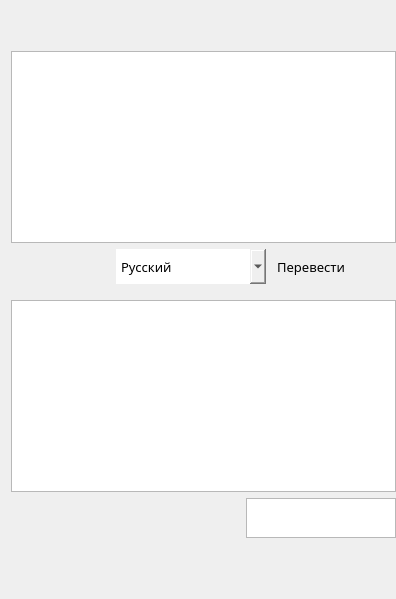
      <widget class="QWidget" name="page_4">
       <layout class="QVBoxLayout" name="verticalLayout_2">
        <property name="sizeConstraint">
         <enum>QLayout::SizeConstraint::SetMinimumSize</enum>
        </property>
        <property name="rightMargin">
         <number>0</number>
        </property>
        <item>
         <spacer name="verticalSpacer_5">
          <property name="orientation">
           <enum>Qt::Orientation::Vertical</enum>
          </property>
          <property name="sizeType">
           <enum>QSizePolicy::Policy::Fixed</enum>
          </property>
          <property name="sizeHint" stdset="0">
           <size>
            <width>15</width>
            <height>40</height>
           </size>
          </property>
         </spacer>
        </item>
        <item>
         <widget class="QTextEdit" name="translator_input">
          <property name="styleSheet">
           <string notr="true"/>
          </property>
         </widget>
        </item>
        <item>
         <layout class="QHBoxLayout" name="horizontalLayout_2" stretch="0,0,0,0,0,0">
          <property name="spacing">
           <number>0</number>
          </property>
          <property name="sizeConstraint">
           <enum>QLayout::SizeConstraint::SetDefaultConstraint</enum>
          </property>
          <property name="leftMargin">
           <number>0</number>
          </property>
          <property name="topMargin">
           <number>0</number>
          </property>
          <property name="bottomMargin">
           <number>10</number>
          </property>
          <item>
           <widget class="QPushButton" name="translate_paste">
            <property name="sizePolicy">
             <sizepolicy hsizetype="MinimumExpanding" vsizetype="Fixed">
              <horstretch>0</horstretch>
              <verstretch>0</verstretch>
             </sizepolicy>
            </property>
            <property name="minimumSize">
             <size>
              <width>35</width>
              <height>35</height>
             </size>
            </property>
            <property name="maximumSize">
             <size>
              <width>35</width>
              <height>35</height>
             </size>
            </property>
            <property name="font">
             <font>
              <family>Calibri</family>
              <pointsize>10</pointsize>
             </font>
            </property>
            <property name="cursor">
             <cursorShape>PointingHandCursor</cursorShape>
            </property>
            <property name="styleSheet">
             <string notr="true">QPushButton {
    border: 0px solid transparent;
    border-radius: 0px;
    border-top-left-radius: 5px;
    border-bottom-left-radius: 5px;
}</string>
            </property>
            <property name="text">
             <string/>
            </property>
            <property name="icon">
             <iconset>
              <normaloff>icons/dark/paste.png</normaloff>icons/dark/paste.png</iconset>
            </property>
            <property name="iconSize">
             <size>
              <width>24</width>
              <height>24</height>
             </size>
            </property>
           </widget>
          </item>
          <item>
           <widget class="QPushButton" name="translatecopy">
            <property name="sizePolicy">
             <sizepolicy hsizetype="MinimumExpanding" vsizetype="Fixed">
              <horstretch>0</horstretch>
              <verstretch>0</verstretch>
             </sizepolicy>
            </property>
            <property name="minimumSize">
             <size>
              <width>35</width>
              <height>35</height>
             </size>
            </property>
            <property name="maximumSize">
             <size>
              <width>35</width>
              <height>35</height>
             </size>
            </property>
            <property name="font">
             <font>
              <family>Calibri</family>
              <pointsize>10</pointsize>
             </font>
            </property>
            <property name="cursor">
             <cursorShape>PointingHandCursor</cursorShape>
            </property>
            <property name="styleSheet">
             <string notr="true">QPushButton {
    border: 0px solid transparent;
    border-radius: 0px;
}</string>
            </property>
            <property name="text">
             <string/>
            </property>
            <property name="icon">
             <iconset>
              <normaloff>icons/dark/copy.png</normaloff>icons/dark/copy.png</iconset>
            </property>
            <property name="iconSize">
             <size>
              <width>24</width>
              <height>24</height>
             </size>
            </property>
           </widget>
          </item>
          <item>
           <widget class="QPushButton" name="translate_delete">
            <property name="sizePolicy">
             <sizepolicy hsizetype="MinimumExpanding" vsizetype="Fixed">
              <horstretch>0</horstretch>
              <verstretch>0</verstretch>
             </sizepolicy>
            </property>
            <property name="minimumSize">
             <size>
              <width>35</width>
              <height>35</height>
             </size>
            </property>
            <property name="maximumSize">
             <size>
              <width>35</width>
              <height>35</height>
             </size>
            </property>
            <property name="font">
             <font>
              <family>Calibri</family>
              <pointsize>10</pointsize>
             </font>
            </property>
            <property name="cursor">
             <cursorShape>PointingHandCursor</cursorShape>
            </property>
            <property name="styleSheet">
             <string notr="true">QPushButton {
    border: 0px solid transparent;
    border-radius: 0px;
}</string>
            </property>
            <property name="text">
             <string/>
            </property>
            <property name="icon">
             <iconset>
              <normaloff>icons/dark/delete text.png</normaloff>icons/dark/delete text.png</iconset>
            </property>
            <property name="iconSize">
             <size>
              <width>24</width>
              <height>24</height>
             </size>
            </property>
           </widget>
          </item>
          <item>
           <widget class="QComboBox" name="translator_languages_comboBox">
            <property name="sizePolicy">
             <sizepolicy hsizetype="MinimumExpanding" vsizetype="Fixed">
              <horstretch>0</horstretch>
              <verstretch>0</verstretch>
             </sizepolicy>
            </property>
            <property name="minimumSize">
             <size>
              <width>150</width>
              <height>35</height>
             </size>
            </property>
            <property name="maximumSize">
             <size>
              <width>150</width>
              <height>35</height>
             </size>
            </property>
            <property name="font">
             <font>
              <family>Rubik</family>
              <pointsize>10</pointsize>
              <bold>false</bold>
             </font>
            </property>
            <property name="cursor">
             <cursorShape>PointingHandCursor</cursorShape>
            </property>
            <property name="styleSheet">
             <string notr="true">QComboBox {
    border: 0px solid transparent;
    border-radius: 0px;
}</string>
            </property>
            <item>
             <property name="text">
              <string>Русский</string>
             </property>
            </item>
            <item>
             <property name="text">
              <string>Английский</string>
             </property>
            </item>
            <item>
             <property name="text">
              <string>Немецкий</string>
             </property>
            </item>
            <item>
             <property name="text">
              <string>Французский</string>
             </property>
            </item>
            <item>
             <property name="text">
              <string>Японский</string>
             </property>
            </item>
            <item>
             <property name="text">
              <string>курво</string>
             </property>
            </item>
            <item>
             <property name="text">
              <string>Китайский</string>
             </property>
            </item>
            <item>
             <property name="text">
              <string>Турецкий</string>
             </property>
            </item>
            <item>
             <property name="text">
              <string>Белорусский</string>
             </property>
            </item>
            <item>
             <property name="text">
              <string>Казахский</string>
             </property>
            </item>
           </widget>
          </item>
          <item>
           <widget class="QPushButton" name="translate_button">
            <property name="sizePolicy">
             <sizepolicy hsizetype="MinimumExpanding" vsizetype="Fixed">
              <horstretch>0</horstretch>
              <verstretch>0</verstretch>
             </sizepolicy>
            </property>
            <property name="minimumSize">
             <size>
              <width>90</width>
              <height>35</height>
             </size>
            </property>
            <property name="maximumSize">
             <size>
              <width>100</width>
              <height>35</height>
             </size>
            </property>
            <property name="baseSize">
             <size>
              <width>90</width>
              <height>35</height>
             </size>
            </property>
            <property name="font">
             <font>
              <family>Rubik</family>
              <pointsize>10</pointsize>
              <bold>false</bold>
             </font>
            </property>
            <property name="cursor">
             <cursorShape>PointingHandCursor</cursorShape>
            </property>
            <property name="styleSheet">
             <string notr="true">QPushButton {
    border: 0px solid transparent;
    border-radius: 0px;
    border-top-right-radius: 5px;
    border-bottom-right-radius: 5px;
}</string>
            </property>
            <property name="text">
             <string>Перевести</string>
            </property>
           </widget>
          </item>
          <item>
           <spacer name="horizontalSpacer">
            <property name="orientation">
             <enum>Qt::Orientation::Horizontal</enum>
            </property>
            <property name="sizeHint" stdset="0">
             <size>
              <width>40</width>
              <height>20</height>
             </size>
            </property>
           </spacer>
          </item>
         </layout>
        </item>
        <item>
         <widget class="QTextEdit" name="translate_output">
          <property name="cursor" stdset="0">
           <cursorShape>ArrowCursor</cursorShape>
          </property>
          <property name="styleSheet">
           <string notr="true"/>
          </property>
         </widget>
        </item>
        <item>
         <layout class="QHBoxLayout" name="horizontalLayout_3">
          <property name="spacing">
           <number>0</number>
          </property>
          <property name="bottomMargin">
           <number>10</number>
          </property>
          <item>
           <widget class="QPushButton" name="translatecopy_2">
            <property name="sizePolicy">
             <sizepolicy hsizetype="MinimumExpanding" vsizetype="Fixed">
              <horstretch>35</horstretch>
              <verstretch>35</verstretch>
             </sizepolicy>
            </property>
            <property name="minimumSize">
             <size>
              <width>0</width>
              <height>0</height>
             </size>
            </property>
            <property name="maximumSize">
             <size>
              <width>35</width>
              <height>35</height>
             </size>
            </property>
            <property name="font">
             <font>
              <family>Calibri</family>
              <pointsize>10</pointsize>
             </font>
            </property>
            <property name="cursor">
             <cursorShape>PointingHandCursor</cursorShape>
            </property>
            <property name="styleSheet">
             <string notr="true">QPushButton {
    border: 0px solid transparent;
    border-radius: 0px;
    border-top-left-radius: 5px;
    border-bottom-left-radius: 5px;
}</string>
            </property>
            <property name="text">
             <string/>
            </property>
            <property name="icon">
             <iconset>
              <normaloff>icons/dark/copy.png</normaloff>icons/dark/copy.png</iconset>
            </property>
            <property name="iconSize">
             <size>
              <width>24</width>
              <height>24</height>
             </size>
            </property>
           </widget>
          </item>
          <item>
           <widget class="QPushButton" name="translate_delete2">
            <property name="sizePolicy">
             <sizepolicy hsizetype="MinimumExpanding" vsizetype="Fixed">
              <horstretch>35</horstretch>
              <verstretch>35</verstretch>
             </sizepolicy>
            </property>
            <property name="minimumSize">
             <size>
              <width>35</width>
              <height>35</height>
             </size>
            </property>
            <property name="maximumSize">
             <size>
              <width>35</width>
              <height>35</height>
             </size>
            </property>
            <property name="font">
             <font>
              <family>Calibri</family>
              <pointsize>10</pointsize>
             </font>
            </property>
            <property name="cursor">
             <cursorShape>PointingHandCursor</cursorShape>
            </property>
            <property name="styleSheet">
             <string notr="true">QPushButton {
    border: 0px solid transparent;
    border-radius: 0px;
    border-top-right-radius: 5px;
    border-bottom-right-radius: 5px;
}</string>
            </property>
            <property name="text">
             <string/>
            </property>
            <property name="icon">
             <iconset>
              <normaloff>icons/dark/delete text.png</normaloff>icons/dark/delete text.png</iconset>
            </property>
            <property name="iconSize">
             <size>
              <width>24</width>
              <height>24</height>
             </size>
            </property>
           </widget>
          </item>
          <item>
           <spacer name="horizontalSpacer_2">
            <property name="orientation">
             <enum>Qt::Orientation::Horizontal</enum>
            </property>
            <property name="sizeHint" stdset="0">
             <size>
              <width>40</width>
              <height>20</height>
             </size>
            </property>
           </spacer>
          </item>
          <item>
           <widget class="QTextEdit" name="translator_otladka_output">
            <property name="sizePolicy">
             <sizepolicy hsizetype="MinimumExpanding" vsizetype="Fixed">
              <horstretch>1</horstretch>
              <verstretch>0</verstretch>
             </sizepolicy>
            </property>
            <property name="minimumSize">
             <size>
              <width>150</width>
              <height>40</height>
             </size>
            </property>
            <property name="maximumSize">
             <size>
              <width>150</width>
              <height>40</height>
             </size>
            </property>
            <property name="baseSize">
             <size>
              <width>150</width>
              <height>41</height>
             </size>
            </property>
            <property name="font">
             <font>
              <family>Terminal</family>
              <pointsize>6</pointsize>
             </font>
            </property>
            <property name="cursor" stdset="0">
             <cursorShape>ForbiddenCursor</cursorShape>
            </property>
            <property name="styleSheet">
             <string notr="true"/>
            </property>
           </widget>
          </item>
         </layout>
        </item>
        <item>
         <spacer name="verticalSpacer_4">
          <property name="orientation">
           <enum>Qt::Orientation::Vertical</enum>
          </property>
          <property name="sizeType">
           <enum>QSizePolicy::Policy::Fixed</enum>
          </property>
          <property name="sizeHint" stdset="0">
           <size>
            <width>15</width>
            <height>40</height>
           </size>
          </property>
         </spacer>
        </item>
       </layout>
      </widget>
